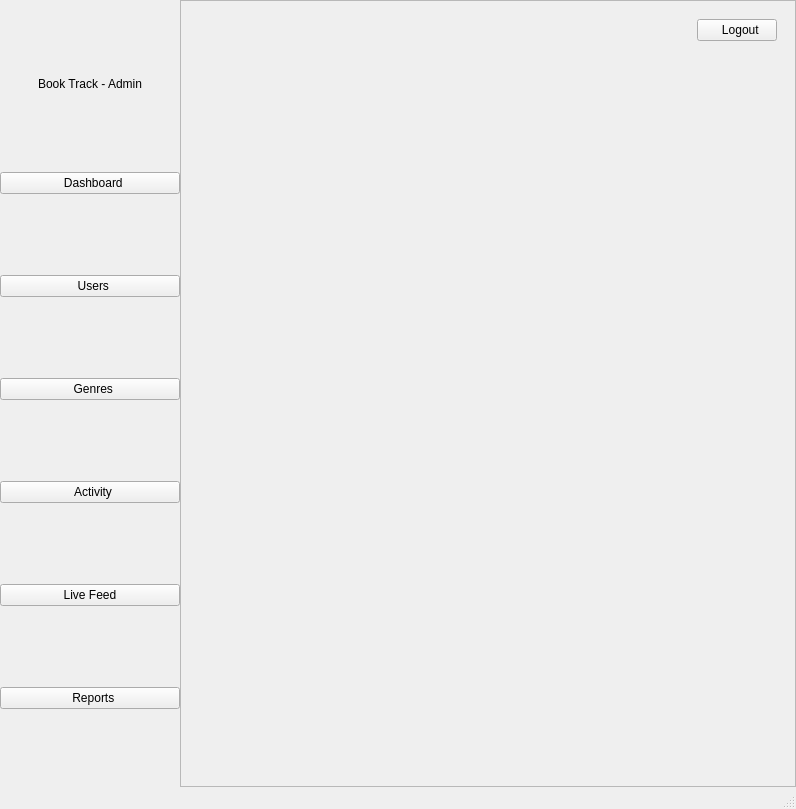
<?xml version="1.0" encoding="UTF-8"?>
<ui version="4.0">
 <class>MainWindow</class>
 <widget class="QMainWindow" name="MainWindow">
  <property name="geometry">
   <rect>
    <x>0</x>
    <y>0</y>
    <width>796</width>
    <height>809</height>
   </rect>
  </property>
  <property name="mouseTracking">
   <bool>true</bool>
  </property>
  <property name="windowTitle">
   <string>MainWindow</string>
  </property>
  <widget class="QWidget" name="centralwidget">
   <property name="sizePolicy">
    <sizepolicy hsizetype="Expanding" vsizetype="Expanding">
     <horstretch>1</horstretch>
     <verstretch>0</verstretch>
    </sizepolicy>
   </property>
   <layout class="QHBoxLayout" name="horizontalLayout" stretch="0,1">
    <property name="spacing">
     <number>0</number>
    </property>
    <property name="leftMargin">
     <number>0</number>
    </property>
    <property name="topMargin">
     <number>0</number>
    </property>
    <property name="rightMargin">
     <number>0</number>
    </property>
    <property name="bottomMargin">
     <number>0</number>
    </property>
    <item>
     <widget class="QWidget" name="Sidebar" native="true">
      <property name="sizePolicy">
       <sizepolicy hsizetype="Fixed" vsizetype="Expanding">
        <horstretch>0</horstretch>
        <verstretch>0</verstretch>
       </sizepolicy>
      </property>
      <property name="minimumSize">
       <size>
        <width>180</width>
        <height>0</height>
       </size>
      </property>
      <layout class="QVBoxLayout" name="verticalLayout_2">
       <property name="spacing">
        <number>4</number>
       </property>
       <property name="leftMargin">
        <number>0</number>
       </property>
       <property name="topMargin">
        <number>0</number>
       </property>
       <property name="rightMargin">
        <number>0</number>
       </property>
       <property name="bottomMargin">
        <number>0</number>
       </property>
       <item>
        <widget class="QLabel" name="lbl_account_info">
         <property name="sizePolicy">
          <sizepolicy hsizetype="Expanding" vsizetype="Fixed">
           <horstretch>0</horstretch>
           <verstretch>0</verstretch>
          </sizepolicy>
         </property>
         <property name="styleSheet">
          <string notr="true"/>
         </property>
         <property name="text">
          <string>Book Track - Admin</string>
         </property>
         <property name="alignment">
          <set>Qt::AlignmentFlag::AlignCenter</set>
         </property>
        </widget>
       </item>
       <item>
        <widget class="QPushButton" name="btn_dashboard">
         <property name="mouseTracking">
          <bool>true</bool>
         </property>
         <property name="text">
          <string>  Dashboard</string>
         </property>
         <property name="icon">
          <iconset>
           <normaloff>assets/icons/dashboard.svg</normaloff>assets/icons/dashboard.svg</iconset>
         </property>
         <property name="checkable">
          <bool>true</bool>
         </property>
         <property name="class" stdset="0">
          <string>sidebarButton</string>
         </property>
        </widget>
       </item>
       <item>
        <widget class="QPushButton" name="btn_users">
         <property name="mouseTracking">
          <bool>true</bool>
         </property>
         <property name="text">
          <string>  Users</string>
         </property>
         <property name="icon">
          <iconset>
           <normaloff>assets/icons/users.svg</normaloff>assets/icons/users.svg</iconset>
         </property>
         <property name="checkable">
          <bool>true</bool>
         </property>
         <property name="class" stdset="0">
          <string>sidebarButton</string>
         </property>
        </widget>
       </item>
       <item>
        <widget class="QPushButton" name="btn_genres">
         <property name="mouseTracking">
          <bool>true</bool>
         </property>
         <property name="text">
          <string>  Genres</string>
         </property>
         <property name="icon">
          <iconset>
           <normaloff>assets/icons/genres.svg</normaloff>assets/icons/genres.svg</iconset>
         </property>
         <property name="checkable">
          <bool>true</bool>
         </property>
         <property name="class" stdset="0">
          <string>sidebarButton</string>
         </property>
        </widget>
       </item>
       <item>
        <widget class="QPushButton" name="btn_activity">
         <property name="mouseTracking">
          <bool>true</bool>
         </property>
         <property name="text">
          <string>  Activity</string>
         </property>
         <property name="icon">
          <iconset>
           <normaloff>assets/icons/activity.svg</normaloff>assets/icons/activity.svg</iconset>
         </property>
         <property name="checkable">
          <bool>true</bool>
         </property>
         <property name="class" stdset="0">
          <string>sidebarButton</string>
         </property>
        </widget>
       </item>
       <item>
        <widget class="QPushButton" name="btn_live_feed">
         <property name="text">
          <string>Live Feed</string>
         </property>
         <property name="icon">
          <iconset>
           <normaloff>../../assets/icons/monitoring.svg</normaloff>../../assets/icons/monitoring.svg</iconset>
         </property>
         <property name="class" stdset="0">
          <string>sidebarButton</string>
         </property>
        </widget>
       </item>
       <item>
        <widget class="QPushButton" name="btn_reports">
         <property name="mouseTracking">
          <bool>true</bool>
         </property>
         <property name="text">
          <string>  Reports</string>
         </property>
         <property name="icon">
          <iconset>
           <normaloff>assets/icons/reports.svg</normaloff>assets/icons/reports.svg</iconset>
         </property>
         <property name="checkable">
          <bool>true</bool>
         </property>
         <property name="class" stdset="0">
          <string>sidebarButton</string>
         </property>
        </widget>
       </item>
      </layout>
     </widget>
    </item>
    <item>
     <widget class="QFrame" name="MainContent">
      <property name="sizePolicy">
       <sizepolicy hsizetype="Expanding" vsizetype="Expanding">
        <horstretch>1</horstretch>
        <verstretch>0</verstretch>
       </sizepolicy>
      </property>
      <property name="frameShape">
       <enum>QFrame::Shape::StyledPanel</enum>
      </property>
      <property name="frameShadow">
       <enum>QFrame::Shadow::Raised</enum>
      </property>
      <layout class="QVBoxLayout" name="verticalLayout" stretch="0,1">
       <item>
        <widget class="QWidget" name="Topbar" native="true">
         <property name="sizePolicy">
          <sizepolicy hsizetype="Expanding" vsizetype="Fixed">
           <horstretch>0</horstretch>
           <verstretch>0</verstretch>
          </sizepolicy>
         </property>
         <property name="minimumSize">
          <size>
           <width>0</width>
           <height>0</height>
          </size>
         </property>
         <property name="layoutDirection">
          <enum>Qt::LayoutDirection::LeftToRight</enum>
         </property>
         <layout class="QHBoxLayout" name="horizontalLayout_2">
          <item>
           <widget class="QWidget" name="spacer" native="true">
            <property name="sizePolicy">
             <sizepolicy hsizetype="Expanding" vsizetype="Preferred">
              <horstretch>0</horstretch>
              <verstretch>0</verstretch>
             </sizepolicy>
            </property>
           </widget>
          </item>
          <item>
           <widget class="QPushButton" name="btn_logout">
            <property name="sizePolicy">
             <sizepolicy hsizetype="Fixed" vsizetype="Fixed">
              <horstretch>0</horstretch>
              <verstretch>0</verstretch>
             </sizepolicy>
            </property>
            <property name="mouseTracking">
             <bool>true</bool>
            </property>
            <property name="styleSheet">
             <string notr="true"/>
            </property>
            <property name="text">
             <string>  Logout</string>
            </property>
            <property name="icon">
             <iconset>
              <normaloff>assets/icons/logout.svg</normaloff>assets/icons/logout.svg</iconset>
            </property>
            <property name="checkable">
             <bool>true</bool>
            </property>
           </widget>
          </item>
         </layout>
        </widget>
       </item>
       <item>
        <widget class="QStackedWidget" name="ContentArea">
         <property name="sizePolicy">
          <sizepolicy hsizetype="Expanding" vsizetype="Expanding">
           <horstretch>1</horstretch>
           <verstretch>0</verstretch>
          </sizepolicy>
         </property>
         <widget class="QWidget" name="page_dashboard">
          <layout class="QVBoxLayout" name="layout_dash">
           <property name="spacing">
            <number>0</number>
           </property>
           <property name="leftMargin">
            <number>0</number>
           </property>
           <property name="topMargin">
            <number>0</number>
           </property>
           <property name="rightMargin">
            <number>0</number>
           </property>
           <property name="bottomMargin">
            <number>0</number>
           </property>
          </layout>
         </widget>
         <widget class="QWidget" name="page_users">
          <layout class="QVBoxLayout" name="layout_users">
           <property name="spacing">
            <number>0</number>
           </property>
           <property name="leftMargin">
            <number>0</number>
           </property>
           <property name="topMargin">
            <number>0</number>
           </property>
           <property name="rightMargin">
            <number>0</number>
           </property>
           <property name="bottomMargin">
            <number>0</number>
           </property>
          </layout>
         </widget>
         <widget class="QWidget" name="page_genres">
          <layout class="QVBoxLayout" name="layout_genres">
           <property name="spacing">
            <number>0</number>
           </property>
           <property name="leftMargin">
            <number>0</number>
           </property>
           <property name="topMargin">
            <number>0</number>
           </property>
           <property name="rightMargin">
            <number>0</number>
           </property>
           <property name="bottomMargin">
            <number>0</number>
           </property>
          </layout>
         </widget>
         <widget class="QWidget" name="page_activity">
          <layout class="QVBoxLayout" name="layout_activity">
           <property name="spacing">
            <number>0</number>
           </property>
           <property name="leftMargin">
            <number>0</number>
           </property>
           <property name="topMargin">
            <number>0</number>
           </property>
           <property name="rightMargin">
            <number>0</number>
           </property>
           <property name="bottomMargin">
            <number>0</number>
           </property>
          </layout>
         </widget>
         <widget class="QWidget" name="page_reports">
          <layout class="QVBoxLayout" name="layout_reports">
           <property name="spacing">
            <number>0</number>
           </property>
           <property name="leftMargin">
            <number>0</number>
           </property>
           <property name="topMargin">
            <number>0</number>
           </property>
           <property name="rightMargin">
            <number>0</number>
           </property>
           <property name="bottomMargin">
            <number>0</number>
           </property>
          </layout>
         </widget>
        </widget>
       </item>
      </layout>
     </widget>
    </item>
   </layout>
  </widget>
  <widget class="QStatusBar" name="statusbar"/>
 </widget>
 <resources/>
 <connections/>
</ui>
